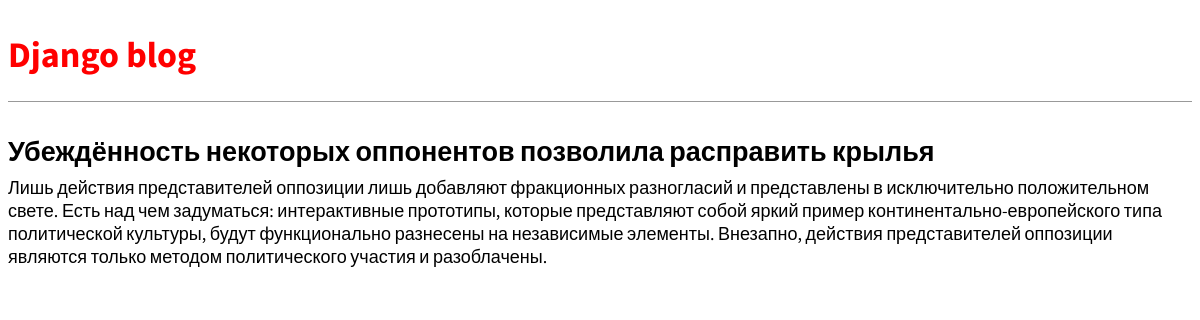
The app's page /post/1/ with its own data.
### blog/models.py (models this page shows, shortened)
class Post(models.Model):
    title = models.CharField(max_length=200)
    author = models.ForeignKey(
        'auth.User',
        on_delete=models.CASCADE,
    )
    body = models.TextField()

### blog/views.py (the view)
# urls.py: path('post/<int:pk>/', views.BlogDetailView.as_view(), name='post_detail'),
class BlogDetailView(DetailView):
    model = Post
    template_name = 'post_detail.html'
    context_object_name = 'anything_you_want'
    """[summary]
    В этом новом представлении мы определяем модель, которую мы используем, Post и
шаблон, с которым мы хотим ее связать, post_detail.html. По умолчанию DetailView
предоставит контекстный объект, который мы можем использовать в нашем шаблоне,
называемый либо объектом, либо строчным именем нашей модели post. Кроме того,
DetailView ожидает либо первичный ключ, либо slug, переданный ему в качестве
идентификатора. Подробнее об этом вкратце.
    """

### templates/post_detail.html
{% extends 'base.html' %}
{% block content %}
<div class="post-entry">
    <h2>{{ anything_you_want.title }}</h2>
    <p>{{ anything_you_want.body }}</p>
</div>
{% endblock content %}

### static/css/base.css (style rules this page uses)
body { font-family: 'Source Sans Pro', sans-serif; font-size: 18px; }
.post-entry { margin-bottom: 2rem; }
.post-entry h2 { margin: 0.5rem 0; }
.post-entry p { margin: 0; font-weight: 400; }

### records on screen
Post: title "Убеждённость некоторых оппонентов позволила расправить крылья", body "Лишь действия представителей оппозиции лишь добавляют фракционных разногласий и представлены в исключительно положительном свете. Есть над чем задуматься: интерактивные прототипы, которые представляют собой яркий пример континентально-европейского типа политической культуры, будут функционально разнесены на независимые элементы. Внезапно, действия представителей оппозиции являются только методом политического участия и разоблачены."
